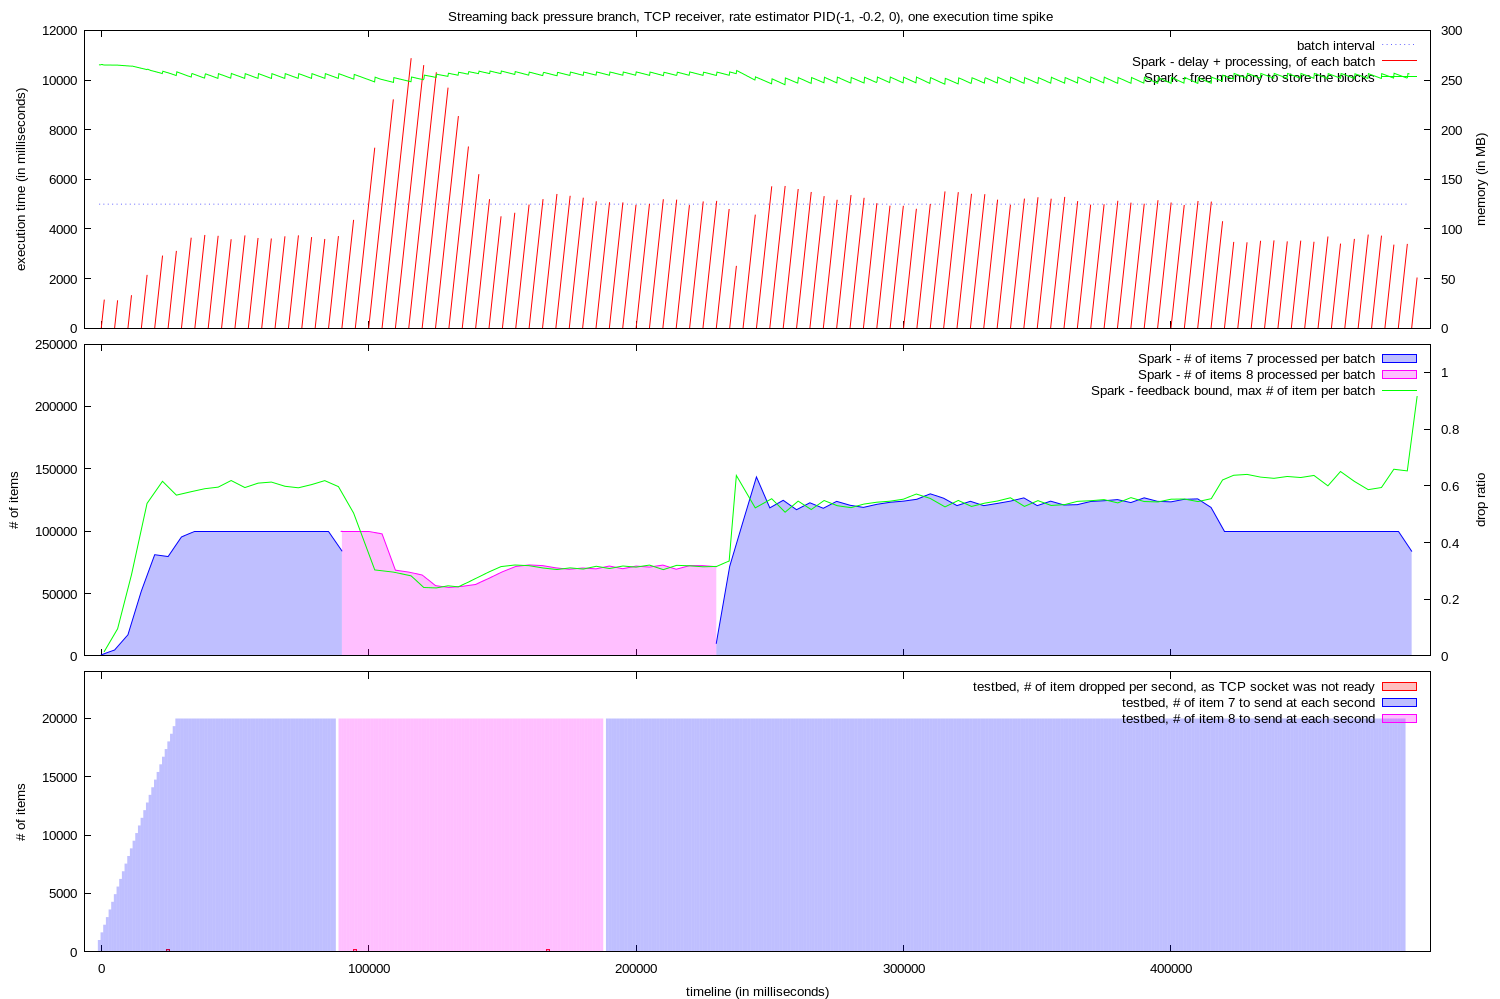

Write the gnuplot code that produced this figure.

set y2range [0:]
set y2tics
set yrange [0:]
set lmargin 12
set rmargin 10
set datafile missing "?"
set style fill transparent solid 0.25

set style arrow 1 nohead ls 1
set ytics nomirror

set terminal pngcairo dashed enhanced font "arial,10" fontscale 1.0 size 1500,999

set output "graph.png"

set multiplot layout 3, 1 title "Streaming back pressure branch, TCP receiver, rate estimator PID(-1, -0.2, 0), one execution time spike"

set xrange [ -6254 : 497030 ]
set xtics format " "
set bmargin 1
set ylabel "execution time (in milliseconds)"
set y2label "memory (in MB)"

plot "memory.log" using 1:(5000) with line lt 0 lc 3 title "batch interval", \
  "execution.log" using 2:(0):($1-$2):($1-$2) with vector title "Spark - delay + processing, of each batch" arrowstyle 1, \
  "memory.log" using 1:($2/1024) axes x1y2 with lines title "Spark - free memory to store the blocks" lt 1 lc 2
 


set tmargin 0
set ylabel "# of items"
set y2label "drop ratio"
set y2range [ 0 : 1.1 ]


plot "execution_0.log" using 2:($3) with filledcurve x1 title "Spark - # of items 7 processed per batch" lt 1 lc 3, \
"execution_0.log" using 2:($4) with filledcurve x1 title "Spark - # of items 8 processed per batch" lt 1 lc 4, \
  "feedback_0.log" using 1:($2 * 5) with lines title "Spark - feedback bound, max # of item per batch" lt 1 lc 2


set xlabel "timeline (in milliseconds)"


set xtics format "%.0f"
set bmargin 3
set ylabel "# of items"
unset y2label
unset y2tics
unset y2range


set yrange [ 0 : 24000 ]
set y2range [ 0 : 240 ]

set boxwidth 1000

plot "droppedValuesPerSecond.log" using 1:2 with boxes title "testbed, # of item dropped per second, as TCP socket was not ready" lt 1 lc 1, \
"tick.log" using 1:($2) with fillsteps title "testbed, # of item 7 to send at each second" lt 1 lc 3, \
"tick.log" using 1:($3) with fillsteps title "testbed, # of item 8 to send at each second" lt 1 lc 4
unset multiplot
